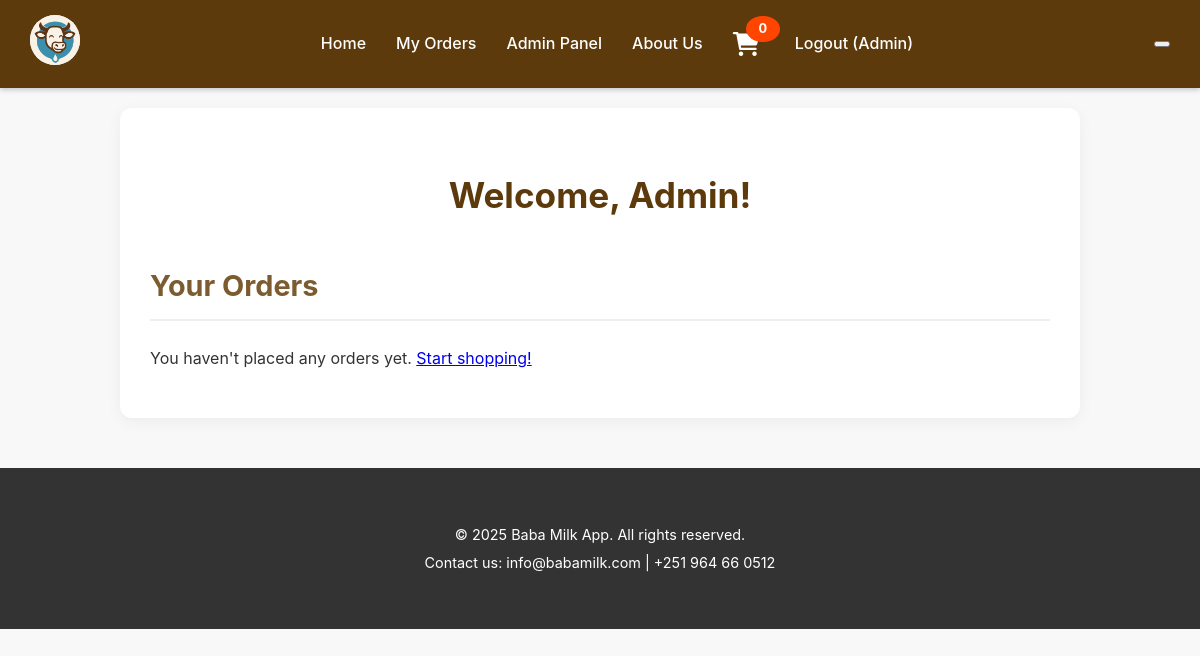
Page /dashboard (signed in) on the earlier database version.
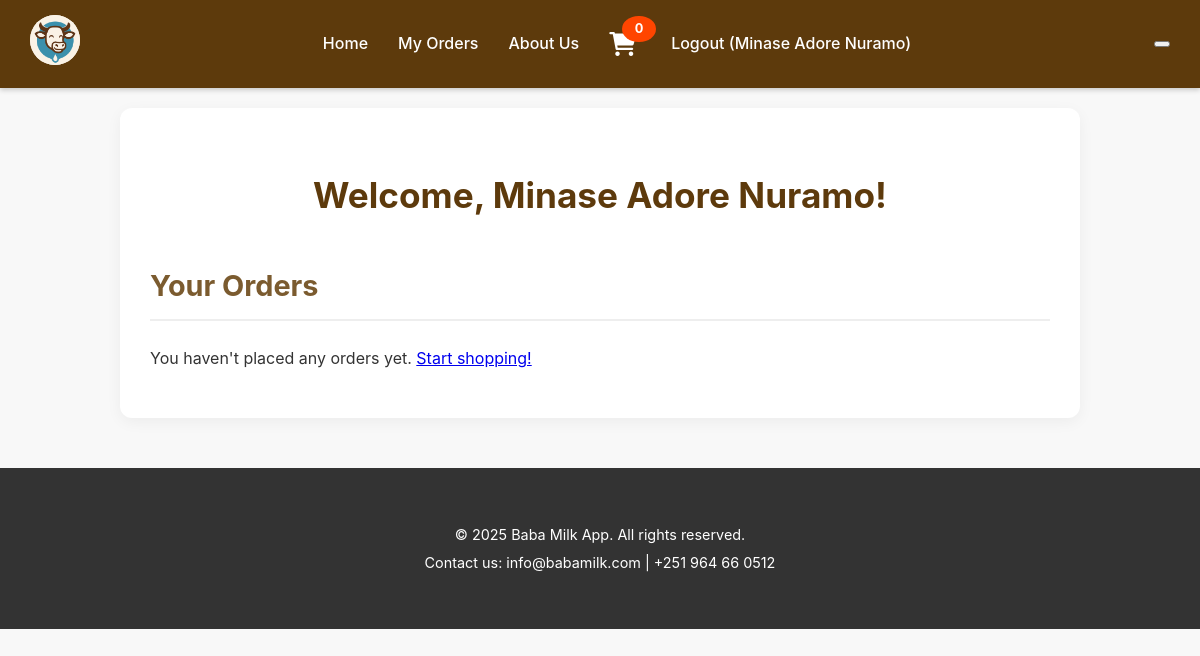
Same page on the later database version.
### app.py (models this page shows, shortened)
class User(db.Model):
    id = db.Column(db.Integer, primary_key=True)
    name = db.Column(db.String(100), nullable=False)
    lastname = db.Column(db.String(100), nullable=True) # Optional lastname
    phone = db.Column(db.String(20), unique=True, nullable=False)
    email = db.Column(db.String(120), unique=True, nullable=True) # Optional email
    password = db.Column(db.String(200), nullable=False) # Storing hashed OTP for simplicity as password
    is_admin = db.Column(db.Boolean, default=False)
    address = db.Column(db.String(200), nullable=True) # Default address
    orders = db.relationship('Order', backref='customer', lazy=True)

### app.py (the view)
@app.route('/dashboard')
@login_required
def dashboard():
    orders = Order.query.filter_by(user_id=g.user.id).order_by(Order.order_date.desc()).all()
    return render_template('dashboard.html', orders=orders, datetime=datetime) # Ensure datetime is passed

### app.py (called while the page is built)
@app.context_processor
def inject_datetime():
    return {'datetime': datetime}

def login_required(f):
    @functools.wraps(f)
    def decorated_function(*args, **kwargs):
        print(f"\n--- LOGIN REQUIRED DECORATOR INVOKED for {request.path} ({datetime.now().strftime('%H:%M:%S')}) ---")
        print(f"  Session user_id within decorator: {session.get('user_id')}")
        if 'user_id' not in session:
            print("  FAIL: User ID NOT found in session. Redirecting to /account.")
            flash('Please login to access this page.', 'warning')
            return redirect(url_for('account'))
        print("  SUCCESS: User ID found in session. Proceeding with route function.")
        return f(*args, **kwargs)
    return decorated_function

### templates/dashboard.html (shortened to what this page needs)
{% extends "base.html" %}
{% block content %}
<div class="dashboard-container">
    <h2>Welcome, {{ session.get('user_name', 'User') }}!</h2>
    <h3>Your Orders</h3>
    {% if orders %}
    <div class="order-history">
        {% for order in orders %}
        <div class="order-card">
            <div class="order-header">
                <h3>Order #{{ order.id }}</h3>
                <span class="order-status status-{{ order.status.lower().replace(' ', '_') }}">
                    {% if order.status == 'pending_payment_telebirr' %}Payment Pending (Telebirr)
                    {% elif order.status == 'pending_payment_cbebirr' %}Payment Pending (CBE Birr)
                    {% else %}{{ order.status.replace('_', ' ').capitalize() }}
                    {% endif %}
                </span>
            </div>
            <div class="order-details">
                <p><strong>Order Date:</strong> {{ order.date }}</p>
                <p><strong>Total:</strong> ETB {{ order.total_amount | float | round(2) }}</p>
                <p><strong>Delivery Address:</strong> {{ order.delivery_address }}</p>
                <p><strong>Delivery Phone:</strong> {{ order.delivery_phone }}</p>
                <p><strong>Payment Method:</strong> {{ order.payment_method.replace('_', ' ').title() }}</p>
                {% if order.payment_details %}
                    {% if order.payment_details.phone %}
                    <p><strong>Payment Phone:</strong> {{ order.payment_details.phone }}</p>
                    {% endif %}
                {% endif %}
                <p><strong>Items:</strong> <span class="order-items">{{ order.items }}</span></p>
                <div class="order-tracker">
                    {% for status in order.tracker_statuses %}
                        {% set current_index = loop.index0 %}
                        <div class="tracker-step {% if current_index <= order.current_status_index %}completed{% endif %} {% if current_index == order.current_status_index %}current{% endif %}"
                             data-label="{% if status == 'placed' %}Order Placed{% elif status == 'confirmed' %}Confirmed{% elif status == 'packed' %}Packed{% elif status == 'out_for_delivery' %}Out for Delivery{% elif status == 'delivered' %}Delivered{% endif %}">
                            <div class="tracker-dot"></div>
                            <div class="tracker-label">
                                {% if status == 'placed' %}Order Placed
                                {% elif status == 'confirmed' %}Confirmed
                                {% elif status == 'out_for_delivery' %}Out for Delivery
                                {% elif status == 'delivered' %}Delivered
                                {% endif %}
                            </div>
                        </div>
                        {% if not loop.last %}
                            <div class="tracker-line {% if current_index < order.current_status_index %}completed-line{% endif %}"></div>
                        {% endif %}
                    {% endfor %}
                </div>
            </div>
        </div>
        {% endfor %}
    </div>
    {% else %}
    <p>You haven't placed any orders yet. <a href="{{ url_for('home') }}">Start shopping!</a></p>
    {% endif %}
</div>
{% endblock %}

### templates/base.html (shortened to what this page needs)
<!DOCTYPE html>
<html lang="en">
<head>
    <link rel="stylesheet" href="{{ url_for('static', filename='style.css') }}">
    <link rel="stylesheet" href="https://cdnjs.cloudflare.com/ajax/libs/font-awesome/6.0.0-beta3/css/all.min.css">
</head>
<body>
    <header class="sticky-header">
        <div class="navbar">
            <div class="logo">
                <a href="{{ url_for('home') }}">
                    <img src="{{ url_for('static', filename='images/logo.png') }}" alt="Baba Milk Logo">
                </a>
            </div>
            <nav>
                <ul class="nav-links">
                    <li><a href="{{ url_for('home') }}">Home</a></li>
                    <li><a href="{{ url_for('dashboard') }}">My Orders</a></li>
                    {% if session.get('is_admin') %}
                    <li><a href="{{ url_for('admin') }}">Admin Panel</a></li>
                    {% endif %}
                    <li><a href="{{ url_for('about_us') }}">About Us</a></li>
                    <li>
                        <a href="{{ url_for('cart') }}" class="cart-icon">
                            <i class="fas fa-shopping-cart"></i>
                            <span class="cart-count" id="cart-count">0</span>
                        </a>
                    </li>
                    <li>
                        {% if session.get('user_id') %}
                        <a href="{{ url_for('logout') }}">Logout ({{ session.get('user_name', 'User') }})</a>
                        {% else %}
                        <a href="{{ url_for('account') }}">Account</a>
                        {% endif %}
                    </li>
                </ul>
            </nav>
            <button class="menu-toggle" aria-label="Toggle navigation">
            </button>
        </div>
    </header>
    <main>
        {% block content %}{% endblock %}
    </main>
    <footer>
        <div class="container">
            <p>&copy; {{ datetime.now().year }} Baba Milk App. All rights reserved.</p>
            <p>Contact us: info@babamilk.com | +251 964 66 0512</p>
        </div>
    </footer>
</body>
</html>

### static/style.css (style rules this page uses)
body { font-family: 'Inter', sans-serif; margin: 0; padding: 0; background-color: #f8f8f8; color: #333; line-height: 1.6; scroll-behavior: smooth; }
.container { max-width: 1200px; margin: 0 auto; padding: 20px; }
header { background-color: #5d3a0c; color: #fff; padding: 15px 0; box-shadow: 0 2px 5px rgba(0, 0, 0, 0.2); position: sticky; top: 0; z-index: 1000; }
.navbar { display: flex; justify-content: space-between; align-items: center; max-width: 1200px; margin: 0 auto; padding: 0 20px; flex-wrap: wrap; }
.navbar .logo img { height: 50px; width: 50px; border-radius: 50%; object-fit: cover; overflow: hidden; background-color: white; }
.nav-links { list-style: none; margin: 0; padding: 0; display: flex; align-items: center; }
.nav-links li { margin: 0 15px; }
.nav-links a { color: #fff; text-decoration: none; font-weight: 500; transition: color 0.3s ease-in-out; padding: 8px 0; }
.cart-icon { position: relative; display: flex; align-items: center; }
.cart-icon .fas { font-size: 1.5em; margin-right: 5px; }
.cart-count { background-color: #ff4500; color: #fff; font-size: 0.8em; font-weight: bold; border-radius: 50%; padding: 3px 7px; position: absolute; top: -8px; right: -15px; min-width: 20px; text-align: center; transition: transform 0.2s ease-in-out; }
footer { background-color: #333; color: #fff; padding: 30px 0; text-align: center; margin-top: 50px; }
footer p { margin: 5px 0; font-size: 0.9em; }
.dashboard-container { background-color: #fff; padding: 30px; border-radius: 12px; box-shadow: 0 4px 15px rgba(0, 0, 0, 0.05); margin: 20px auto; max-width: 900px; }
.dashboard-container h2 { color: #5d3a0c; text-align: center; margin-bottom: 30px; font-size: 2.2em; }
.dashboard-container h3 { color: #7b5b2f; margin-top: 40px; margin-bottom: 25px; border-bottom: 2px solid #eee; padding-bottom: 10px; font-size: 1.8em; }
@media (min-width: 769px) and (max-width: 1200px) { .navbar { padding: 0 30px; } }

Differences in the rows shown:
changed User: get "Admin" → "Minase Adore Nuramo"
Other differences:
text no longer shown: "Admin Panel"
